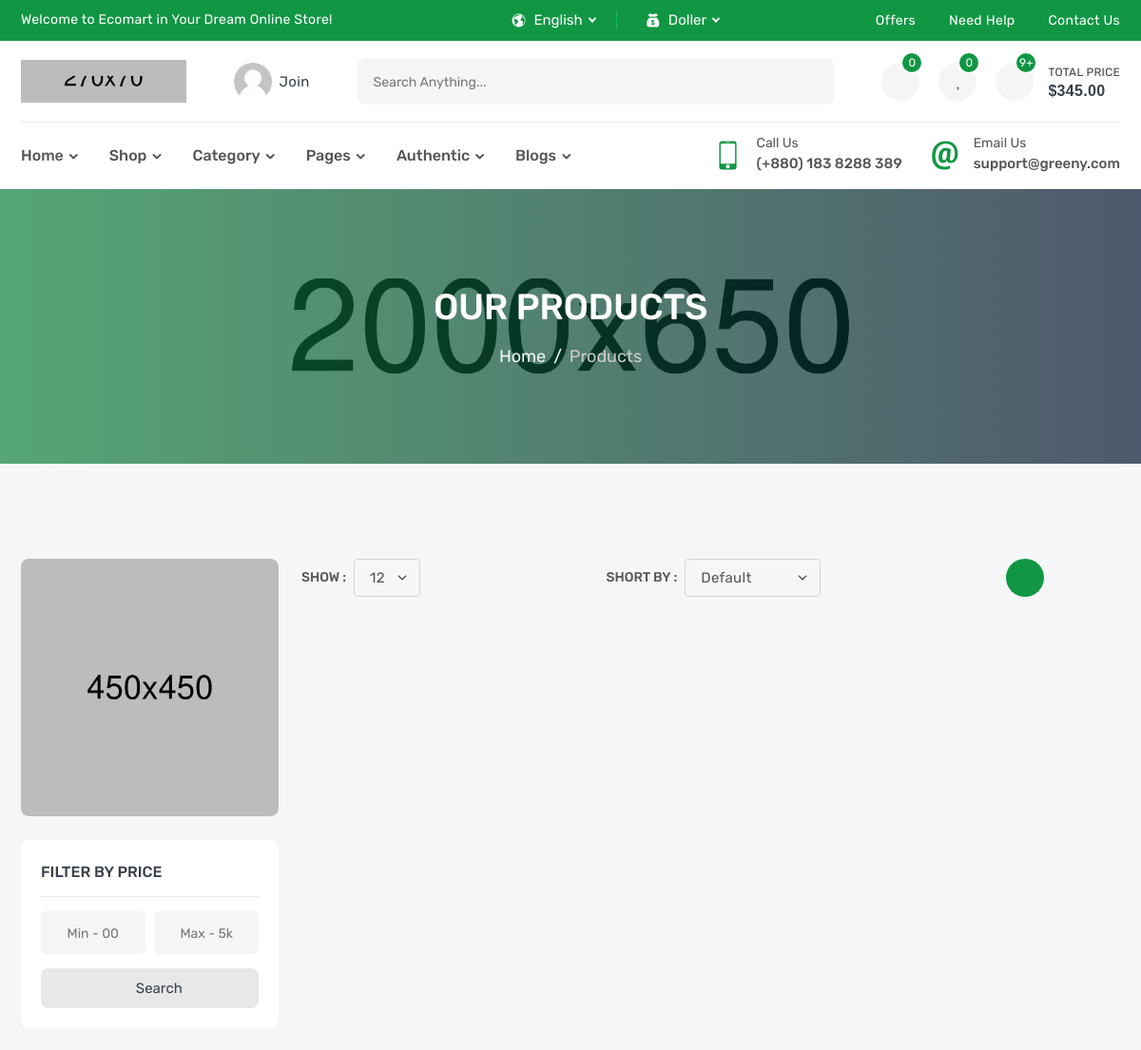
Before: /products/ (upper part) with the older database file.
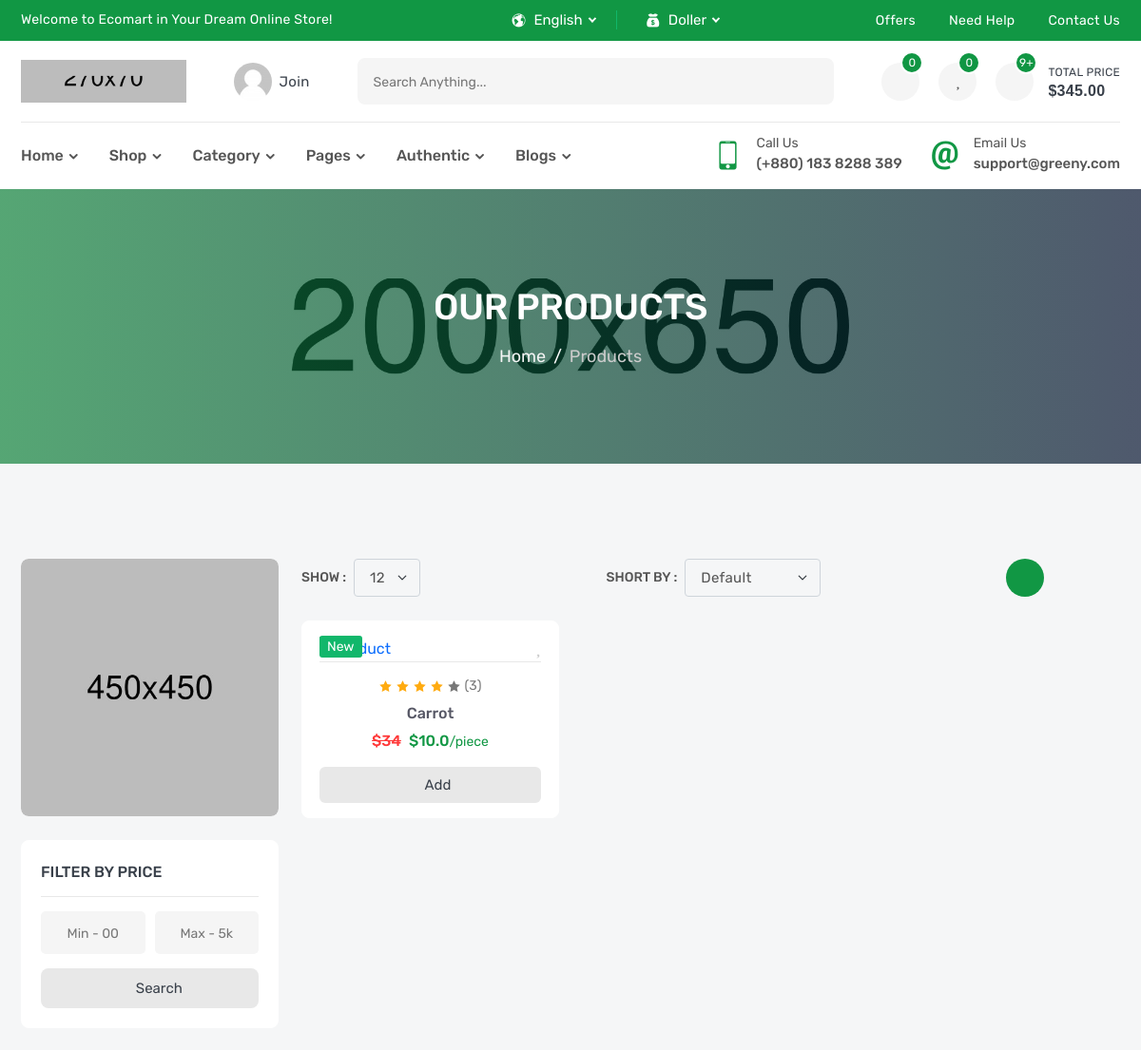
After: the same page with the newer database file.
### products/models.py (models this page shows, shortened)
class Product(models.Model):
    name = models.CharField(_("Name"), max_length=100)
    sku = models.IntegerField(_("SKU"))
    brand = models.ForeignKey('Brand', related_name='product_brand', verbose_name=_("Brand"), on_delete=models.SET_NULL, null=True, blank= True)
    price = models.FloatField(_("Price"))
    desc = models.TextField(_("Desc"), max_length=10000)
    tags = ''
    flag = models.CharField(_("Flag"), max_length=10, choices=FLAG_TYPE)
    category = models.ForeignKey('Category', related_name='product_category', verbose_name=_("Category"), on_delete=models.SET_NULL, null=True, blank= True)
    slug = models.SlugField(_("Slug"), null=True, blank= True)

### products/views.py (the view)
# urls.py: path('',ProductList.as_view(),name='product_list'),
class ProductList(ListView):
    model = Product
    paginate_by = 1

### products/templates/products/product_list.html (shortened to what this page needs)
{% extends "base.html" %}
{% block body %}
        <section class="inner-section single-banner" style="background: url(images/single-banner.jpg) no-repeat center;">
            <div class="container">
                <h2>Our Products</h2>
                <ol class="breadcrumb">
                    <li class="breadcrumb-item"><a href="index.html">Home</a></li>
                    <li class="breadcrumb-item active" aria-current="page">Products</li>
                </ol>
            </div>
        </section>
        <section class="inner-section shop-part">
            <div class="container">
                <div class="row content-reverse">
                    <div class="col-lg-3">
                        <div class="shop-widget-promo">
                            <a href="#"><img src="images/promo/shop/01.jpg" alt="promo"></a>
                        </div>
                        <div class="shop-widget">
                            <h6 class="shop-widget-title">Filter by Price</h6>
                            <form>
                                <div class="shop-widget-group">
                                    <input type="text" placeholder="Min - 00">
                                    <input type="text" placeholder="Max - 5k">
                                </div>
                                <button class="shop-widget-btn">
                                    <i class="fas fa-search"></i>
                                    <span>search</span>
                                </button>
                            </form>
                        </div>
                    </div>
                    <div class="col-lg-9">
                        <div class="row">
                            <div class="col-lg-12">
                                <div class="top-filter">
                                    <div class="filter-show">
                                        <label class="filter-label">Show :</label>
                                        <select class="form-select filter-select">
                                            <option value="1">12</option>
                                        </select>
                                    </div>
                                    <div class="filter-short">
                                        <label class="filter-label">Short by :</label>
                                        <select class="form-select filter-select">
                                            <option selected>default</option>
                                        </select>
                                    </div>
                                    <div class="filter-action">
                                        <a href="shop-3column.html" class="active" title="Three Column"><i class="fas fa-th"></i></a>
                                        <a href="shop-2column.html" title="Two Column"><i class="fas fa-th-large"></i></a>
                                        <a href="shop-1column.html" title="One Column"><i class="fas fa-th-list"></i></a>
                                    </div>
                                </div>
                            </div>
                        </div>
                        <div class="row row-cols-2 row-cols-md-3 row-cols-lg-3 row-cols-xl-3">
                            {% for product in product_list %}
                                <div class="col">
                                    <div class="product-card">
                                        <div class="product-media">
                                            <div class="product-label">
                                                <label class="label-text new">{{product.flag}}</label>
                                            </div>
                                            <button class="product-wish wish">
                                                <i class="fas fa-heart"></i>
                                            </button>
                                            <a class="product-image" href="product-video.html">
                                            </a>
                                        </div>
                                        <div class="product-content">
                                            <div class="product-rating">
                                                <i class="active icofont-star"></i>
                                                <i class="active icofont-star"></i>
                                                <i class="active icofont-star"></i>
                                                <i class="active icofont-star"></i>
                                                <i class="icofont-star"></i>
                                                <a href="product-video.html">(3)</a>
                                            </div>
                                            <h6 class="product-name">
                                                <a href="{% url 'products:product_detail' product.slug %}">{{ product.name }}</a>
                                            </h6>
                                            <h6 class="product-price">
                                                <del>$34</del>
                                                <span>${{product.price}}<small>/piece</small></span>
                                            </h6>
                                            <button class="product-add" title="Add to Cart">
                                                <i class="fas fa-shopping-basket"></i>
                                                <span>add</span>
                                            </button>
                                        </div>
                                    </div>
                                </div>
                            {% endfor %}
                        </div>
                    </div>
                </div>
            </div>
        </section>
{% endblock body %}

### templates/base.html (shortened to what this page needs)
{% load static %}
<!DOCTYPE html>
<html lang="en">
    <head>
        <link rel="stylesheet" href=" {% static 'fonts/flaticon/flaticon.css' %}">
        <link rel="stylesheet" href=" {% static 'fonts/icofont/icofont.min.css' %}">
        <link rel="stylesheet" href="{% static 'fonts/fontawesome/fontawesome.min.css' %}">
        <link rel="stylesheet" href="{% static 'vendor/venobox/venobox.min.css' %}">
        <link rel="stylesheet" href="{% static 'vendor/slickslider/slick.min.css' %}">
        <link rel="stylesheet" href="{% static 'vendor/niceselect/nice-select.min.css' %}">
        <link rel="stylesheet" href="{% static 'vendor/bootstrap/bootstrap.min.css' %}">
        <link rel="stylesheet" href="{% static 'css/main.css' %}">
        <link rel="stylesheet" href="{% static 'css/index.css' %}">
    </head>
    <body>
        <div class="header-top">
            <div class="container">
                <div class="row">
                    <div class="col-md-12 col-lg-5">
                        <div class="header-top-welcome">
                            <p>Welcome to Ecomart in Your Dream Online Store!</p>
                        </div>
                    </div>
                    <div class="col-md-5 col-lg-3">
                        <div class="header-top-select">
                            <div class="header-select">
                                <i class="icofont-world"></i>
                            </div>
                            <div class="header-select">
                                <i class="icofont-money"></i>
                            </div>
                        </div>
                    </div>
                    <div class="col-md-7 col-lg-4">
                        <ul class="header-top-list">
                            <li><a href="offer.html">offers</a></li>
                            <li><a href="faq.html">need help</a></li>
                            <li><a href="contact.html">contact us</a></li>
                        </ul>
                    </div>
                </div>
            </div>
        </div>
        <header class="header-part">
            <div class="container">
                <div class="header-content">
                    <a href="index.html" class="header-logo">
                        <img src="images/logo.png" alt="logo">
                    </a>
                    <a href="login.html" class="header-widget" title="My Account">
                        <img src="images/user.png" alt="user">
                        <span>join</span>
                    </a>
                    <form class="header-form">
                        <input type="text" placeholder="Search anything...">
                        <button><i class="fas fa-search"></i></button>
                    </form>
                    <div class="header-widget-group">
                        <a href="compare.html" class="header-widget" title="Compare List">
                            <i class="fas fa-random"></i>
                            <sup>0</sup>
                        </a>
                        <a href="wishlist.html" class="header-widget" title="Wishlist">
                            <i class="fas fa-heart"></i>
                            <sup>0</sup>
                        </a>
                        <button class="header-widget header-cart" title="Cartlist">
                            <i class="fas fa-shopping-basket"></i>
                            <sup>9+</sup>
                            <span>total price<small>$345.00</small></span>
                        </button>
                    </div>
                </div>
            </div>
        </header>
        <nav class="navbar-part">
            <div class="container">
                <div class="row">
                    <div class="col-lg-12">
                        <div class="navbar-content">
                            <ul class="navbar-list">
                                <li class="navbar-item dropdown">
                                    <a class="navbar-link dropdown-arrow" href="#">home</a>
                                </li>
                                <li class="navbar-item dropdown-megamenu">
                                    <a class="navbar-link dropdown-arrow" href="#">shop</a>
                                </li>
                                <li class="navbar-item dropdown-megamenu">
                                    <a class="navbar-link dropdown-arrow" href="#">category</a>
                                </li>
                                <li class="navbar-item dropdown">
                                    <a class="navbar-link dropdown-arrow" href="#">pages</a>
                                </li>
                                <li class="navbar-item dropdown">
                                    <a class="navbar-link dropdown-arrow" href="#">authentic</a>
                                </li>
                                <li class="navbar-item dropdown">
                                    <a class="navbar-link dropdown-arrow" href="#">blogs</a>
                                </li>
                            </ul>
                            <div class="navbar-info-group">
                                <div class="navbar-info">
                                    <i class="icofont-ui-touch-phone"></i>
                                    <p>
                                        <small>call us</small>
                                        <span>(+880) 183 8288 389</span>
                                    </p>
                                </div>
                                <div class="navbar-info">
                                    <i class="icofont-ui-email"></i>
                                    <p>
                                        <small>email us</small>
                                        <span>support@greeny.com</span>
                                    </p>
                                </div>
                            </div>
                        </div>
                    </div>
                </div>
            </div>
        </nav>
        {% block body %}
        {% endblock body %}
    </body>
</html>

Changed rows visible on the page:
added Product: flag "New", name "Carrot", price "10.0"
